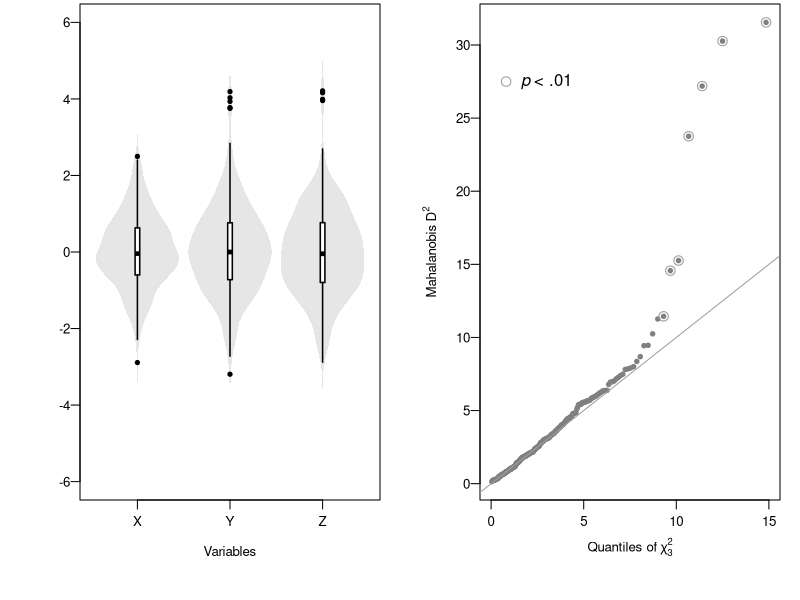
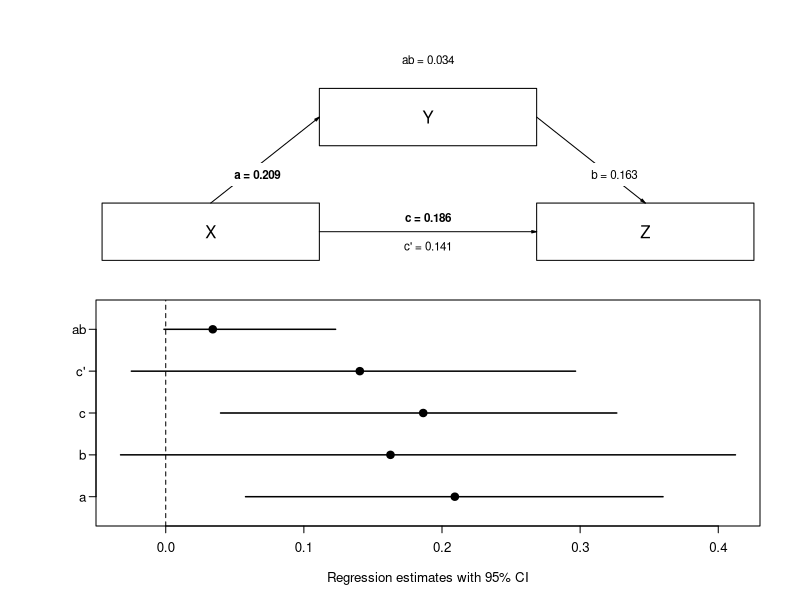

Here is the R script that generated these plots, in order:
## ---- chunk 1
knitr::opts_chunk$set(echo = F)

# required package(s)
library(psych)      # mainly for correlation analysis
library(robustbase) # mainly for robust regression

# required functions

# if possible, rather than sourcing often used functions via 'source()', embed 
# them via copy/paste to ensure that the functions are available right away, 
# which is especially helpful when you share your code along with your data  

# returning coefficients in APA style
apa.coef <- function(coef,gt1=T,digits=2,pval=F) { 
  if (gt1==T) {
    coef=format(round(coef,digits=digits),nsmall=digits)
  } else if (gt1==F) {
    coef=sub('0.','.',format(round(coef,digits=digits),nsmall=digits))
  }
  if (pval==T) {
    if (coef=='.000') {
      coef='< .001'
    } else {
      coef=paste('=',coef)
    }
  }
  return(coef)
}

# reporting correlations in APA-style (simple version)
apa.cor <- function(df,method='pearson') { 
  ct=corr.test(df)$ci
  r.ci=sub('0.','.',format(round(ct[1,1:3],digits=2),nsmall=2))
  pval=sub('0.','.',format(round(ct[1,4],digits=3),nsmall=3))
  if (pval=='.000') {
    pval='< .001'
  } else {
    pval=paste('=',pval)
  }
  out=paste0('_r_ = ',r.ci[2],', 95% CI [',r.ci[1],', ',r.ci[3],'], _p_ ',pval)
  return(out)
}

# function for extracting and formatting correlation information for use in manuscript, i.e.,
# effect size classification according to Hemphill (2003) or Cohen (1988) and correlation
# coefficients (Pearson or Spearman) together with their 95% CI 
apa_print.corr.test <- function(df,method="pearson",classify="gignac") {
  ci=corr.test(df,method=method)$ci
  out=NULL
  for (i in 1:nrow(ci)) {
    if (classify == "gignac") {
      if (ci$r[i] < .2) {es="small"} else if (ci$r[i] >= .2 & ci$r[i] <= .3) {es="medium"} else {es="large"}
    } else if (classify == "cohen") {
      if (ci$r[i] < .3) {es="small"} else if (ci$r[i] >= .5 & ci$r[i] <= .5) {es="medium"} else {es="large"}
    }
    r=sub("[0]+", "", format(round(ci$r[i],2),nsmall=2))
    # format p-value
    if (ci$p[i] > .001) {p = paste("_p_ = ",sub("[0]+", "", format(round(ci$p[i],3),nsmall=3)),sep="")} else {p = "_p_ < .001"}
    # format ci
    CI=sub("[0]+", "", format(round(c(ci$lower[i],ci$upper[i]),2),nsmall=2))
    CI=paste("95% CI [",CI[1],", ",CI[2],"]",sep="")
    if (method== "pearson") {
      summary=paste("_r_ = ",r,", ",CI,sep="")
      full.summary=paste("_r_ = ",r,", ",CI,", ",p,sep="")
    } else if (method=="spearman") {
      summary=paste("_r~s~_ = ",r,", ",CI,sep="")
      full.summary=paste("_r~s~_ = ",r,", ",CI,", ",p,sep="")
    }
    out=rbind(out,c(es,summary,full.summary))
  }
  colnames(out)=c("es","rs","rsp")
  rownames(out)=sub("-",".",rownames(ci))
  return(as.data.frame(out))
}

## ---- chunk 2
# required functions

# function for applying shapiro.test to all cols of a df
sw <- function(df) { 
  out=NULL
  for (i in 1:ncol(df)) {
    out=c(out,shapiro.test(df[,i])$p.value)
  }
  return(out)
}

# function for generating violin plots
vio.plot <- function(df,ylim=NULL) {
  if (is.null(ylim)) {ylim=c(min(df)-1,max(df)+1)}
  plot(c(.5,3.5),ylim,type="n",xlab="Variables",ylab="",xaxt="n",las=1)
  axis(1,1:3,colnames(df))
  for (i in 1:ncol(df)) {
    di=density(df[,i])
    dix=di$x
    diy=(di$y/max(di$y))*.45
    polygon(c(i-diy,rev(i+diy)),c(dix,rev(dix)),border=NA,col=grey(.9))
    boxplot(df[,i],add=T, at=i, axes=F, boxwex=.1,staplewex=NA,lty=1,lwd=1.5,col='#FFFFFF',outpch=19,outcex=.5)
  }
}


# set seed for reproducible results
set.seed(1)

# simulate data
n = 256
X = rnorm(n)
Y = .2*X + rnorm(n)
Z = .2*X + .2*Y + rnorm(n)

outliers=sort(sample(1:256,4,replace=F))
Y[outliers]=runif(4,3.75,4.25)
Z[outliers]=runif(4,3.75,4.25)

df=data.frame(X,Y,Z)

# get descriptives
descriptives=describe(df)[,c(3:5,13,8:9,11:12)] # drop some unnecessary output and rearrange cols

# add results from shapiro.tests
descriptives$shapiro.p=sw(df)

# add (arbitrary) alphas
descriptives$alpha=c(.82,.76,.79)

# determine whether and which variables deviate from univariate normality and enclose the into $$ for LaTeX output
which.normal=paste('$',rownames(descriptives)[which(descriptives$shapiro.p >.2)],'$',sep='')
which.nonnormal=paste('$',rownames(descriptives)[which(descriptives$shapiro.p <.2)],'$',sep='')
# determine whether there are one or two normally, or non-normally, resp., distributed variables 
report.normal=report.nonnormal='variable'
if (length(which.normal) > 1) {
  which.normal=paste(which.normal,collapse=" and ")
  report.normal='variables'
}
if (length(which.nonnormal) > 1) {
  which.nonnormal=paste(which.nonnormal,collapse=" and ")
  report.nonnormal='variables'
}

# set plotting area to 2 cols and have smaller than default values for mgp, cex, and tck 
par(mfrow=c(1,2),mar=c(5,4,0.2,1),mgp=c(2,.5,0),cex.axis=.8,cex.lab=.8,tck=-.03)

# plot univariate distributions
vio.plot(df,ylim=c(-6,6))

# identify and plot outliers
distances=mahalanobis(df,center=colMeans(df),cov=covMcd(df)$cov) # squared Mahalanobis distances (using a robust estimate of covariance from the robustbase package)
chisq.q=qchisq(ppoints(n), df = ncol(df)) # theoretical quantiles from the chi-square distribution
plot(chisq.q,sort(distances),xlim=c(0,15),ylim=range(distances),cex=.6,pch=19,col=grey(.5),xlab=expression('Quantiles of' * ~ chi[3]^2),ylab=expression('Mahalanobis' * ~D^2),las=1) # plot distances
lines(par('usr')[3:4],par('usr')[3:4],col=8) # QQ straight line
robust.outliers=which(1-pchisq(distances,df=3) < .01) # determine outliers
points(chisq.q[which(1-pchisq(sort(distances),df=3) < .01)],sort(distances)[which(1-pchisq(sort(distances),df=3) < .01)],col=grey(.6),cex=1.25) # spot outliers
legend(0,27.5,xjust=0,yjust=.5,bty="n",pch=1,pt.cex=1.25,col=grey(.6),legend=expression(italic(p) ~ '< .01')) # add legend


# assess multivariate normality
mardia.df=mardia(df,plot=F)
# generate text elements to report test results
if (mardia.df$p.skew > .2 | mardia.df$p.kurt > .2) {
  report.mardia = 'no'
} else {
  report.mardia = 'a'
}

# determine whether standard of robust tests are to be performed
if (any(descriptives$shapiro.p < .2) | mardia.df$p.skew < .2 | mardia.df$p.kurt < .2 ) {
  distribution = 'non-normal'
  correlation='Spearman'
  regression='robust'
  robust=T
} else {
  distribution = 'normal'
  correlation='Pearson'
  regression='linear'
  robust=F
}

cap.2=paste0('Results of the mediation analysis using ',regression,' regression. Unstandardized coefficients are given and printed bold-faced if their 95% CI (based on bias-corrected and accelerated bootstrapping with 1000 permutations) does not inlcude zero.')

## ---- chunk 3
# correlation analysis
ct=corr.test(df,method=tolower(correlation)) 
# please note that above, we refer to the variable 'correlation' defined at the end of R code chunk analysis.1
# to be either 'Pearson' or 'Spearman'. To pass the appropriate correlation method to corr.test, we set the 
# string to lower using the tolower() command, and we also use this string to give the following table the 
# appropriate caption 
## ---- chunk 4
# function for mediation analysis with bootstrapping
boot.med.rob <- function(iv,dv,med,replicates=1000,robust=T) {
  
  # load required packages 
  if (!any((.packages())=="boot"))        {require(boot)}
  if (!any((.packages())=="robustbase"))  {require(robustbase)}
  if (!any((.packages())=="shape"))       {require(shape)}
  
  # create data frame
  df=data.frame(iv,dv,med)
  colnames(df)=c("iv","dv","med")
  
  # set seed
  set.seed(242)
  
  # function to obtain regression weights 
  bs <- function(A,B,C, data, indices, robust) {
    d <- data[indices,] # allows boot to select sample 
    if (robust == T) {
      afit <- lmrob(A, data=d) # regression of mediator on dv (path a)
      bfit <- lmrob(B, data=d) # regression of dv on iv (path cp for c-prime or c') and mediator (path b) 
      cfit <- lmrob(C, data=d) # regression of dv on iv (path c)
    } else if (robust == F) {
      afit <- lm(A, data=d)
      bfit <- lm(B, data=d)
      cfit <- lm(C, data=d)
    }
    a  = coef(afit)[2]    # path coefficient a
    b  = coef(bfit)[3]    # path coefficient b
    c  = coef(cfit)[2]    # path coefficient c  (= total effect)
    cp = coef(bfit)[2]    # path coefficient cp (= net direct effect)
    ab = a*b              # indirect effect ab  (= indirect effect)
    coefs=c(a,b,c,cp,ab) 
    names(coefs)=c("a","b","c","cp","ab")
    return(coefs) 
  } 
  # bootstrapping with 1000 replications (configuration of function bs)
  results <- boot(data=df, statistic=bs, robust=robust, R=replicates, A=med~iv,B=dv~iv+med,C=dv~iv, parallel="multicore",ncpus=4)
  
  # get 95% confidence intervals 
  bci.a  = boot.ci(results, type="bca", index=1) # mediator ~ iv
  bci.b  = boot.ci(results, type="bca", index=2) # dv ~ mediator
  bci.c  = boot.ci(results, type="bca", index=3) # direct effect
  bci.cp = boot.ci(results, type="bca", index=4) # direct effect | mediation
  bci.ab = boot.ci(results, type="bca", index=5) # indirect effect
  
  # combine all 95% CI
  bci=rbind(bci.a$bca[4:5],bci.b$bca[4:5],bci.c$bca[4:5],bci.cp$bca[4:5],bci.ab$bca[4:5])
  
  # combine output
  r=data.frame(results$t0,colMeans(results$t)-results$t0,apply(results$t,2,median),apply(results$t,2,sd))
  r=cbind(r,bci)
  rownames(r)=c("a","b","c","cp","ab")
  colnames(r)=c("original","bias","boot.Median","boot.SE","CI.lo","CI.hi")
  
  # does CI exclude zero? (for plotting, if yes, coef will be plotted bold-faced)
  r$sig=as.numeric((r$CI.hi<0 & r$CI.lo<0) | (r$CI.hi>0 & r$CI.lo>0)) + 1 # plus one results in values of 1 (ns.) or 2 (sig.) that are assigned to font= below
  
  # string whether significant or not for reporting in text
  r$sig.string='significant'
  r$sig.string[which(r$sig==1)]='not significant'
  
  return(r)
  
}

bm=boot.med.rob(iv=X,dv=Y,med=Z,robust=robust)

# plot mediation paths
par(mfrow=c(2,1), mar=c(1.5,3.8,.5,1))
plot(c(0:21),seq(2,6.2,.2),type="n",axes=F,xlab="",ylab="")

rect( 0,2, 7,3)
rect(14,2,21,3)
rect( 7,4,14,5)

text( 3.5,2.5, labels='X')
text(10.5,4.5, labels='Y')
text(17.5,2.5, labels='Z')

Arrows(x0= 3.5,y0=3.0,x1= 7.0,y1=4.5,arr.type="triangle",arr.length=.1,arr.adj=1)
Arrows(x0= 7.0,y0=2.5,x1=14.0,y1=2.5,arr.type="triangle",arr.length=.1,arr.adj=1)
Arrows(x0=14.0,y0=4.5,x1=17.5,y1=3.0,arr.type="triangle",arr.length=.1,arr.adj=1)

rect(0,3.3,21,3.7,border=NA,col='#FFFFFF')
text( 5.0,3.50,labels=paste("a =", round(bm$original[1],3)), font=bm$sig[1], cex=.7)
text(16.5,3.50,labels=paste("b =", round(bm$original[2],3)), font=bm$sig[2], cex=.7)
text(10.5,2.75,labels=paste("c =", round(bm$original[3],3)), font=bm$sig[3], cex=.7)
text(10.5,2.25,labels=paste("c' =",round(bm$original[4],3)), font=bm$sig[4], cex=.7)
text(10.5,5.50,labels=paste("ab =",round(bm$original[5],3)), font=bm$sig[5], cex=.7)

# plot coefficients with CI
par(mar=c(3.7,4.8,0,2))
X=c(min(bm$CI.lo),max(bm$CI.hi))
plot(bm[,1],1:nrow(bm),pch=19,yaxt="n",xlim=X,ylim=c(0.5,nrow(bm)+0.5),cex.axis=.8,xlab="", ylab="")
mtext("Regression estimates with 95% CI",side=1,line=2,cex = .8)
clab=c("a","b","c","c'","ab")
axis(2,at=1:nrow(bm),labels=clab, las=1, cex.axis=.8)
for (i in 1:nrow(bm)) {
  lines(bm[i,5:6],c(i,i),lwd=1.5)
}
abline(v=0,lty=2)
par(mfrow=c(1,1), mar=c(5.1, 4.1, 4.1, 2.1))
